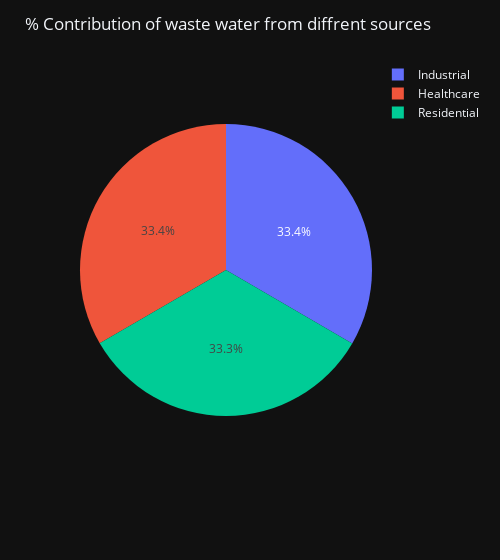

Notebook cell for this chart:
### Code cell
fig2 = px.pie(WasteWater_and_source_Grouped_data, names='Source Name',values='Volume of Water Treated')
fig2.update_layout(title = '% Contribution of waste water from diffrent sources',width = 500, template = 'plotly_dark')

### Figure 1 — Plotly figure (JSON) as saved in the notebook; plotly's stock layout.template omitted (floating-point values rounded to 4 significant figures)
{"data": [{"domain": {"x": [0, 1], "y": [0, 1]}, "hovertemplate": "Source Name=%{label}<br>Volume of Water Treated=%{value}<extra></extra>", "labels": ["Healthcare ", "Industrial ", "Residential "], "legendgroup": "", "name": "", "showlegend": true, "type": "pie", "values": [8403, 8408, 8375]}], "layout": {"legend": {"tracegroupgap": 0}, "margin": {"t": 60}, "title": {"text": "% Contribution of waste water from diffrent sources"}, "width": 500}}
